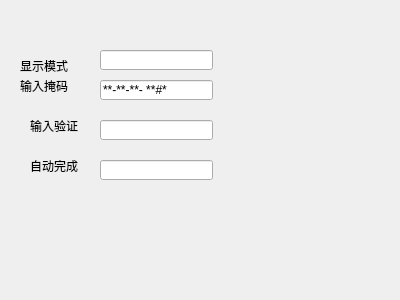
<?xml version="1.0" encoding="UTF-8"?>
<ui version="4.0">
 <class>MyWidget</class>
 <widget class="QWidget" name="MyWidget">
  <property name="geometry">
   <rect>
    <x>0</x>
    <y>0</y>
    <width>400</width>
    <height>300</height>
   </rect>
  </property>
  <property name="windowTitle">
   <string>MyWidget</string>
  </property>
  <widget class="QLineEdit" name="lineEdit_1">
   <property name="geometry">
    <rect>
     <x>100</x>
     <y>50</y>
     <width>113</width>
     <height>20</height>
    </rect>
   </property>
   <property name="echoMode">
    <enum>QLineEdit::Password</enum>
   </property>
  </widget>
  <widget class="QLineEdit" name="lineEdit_2">
   <property name="geometry">
    <rect>
     <x>100</x>
     <y>80</y>
     <width>113</width>
     <height>20</height>
    </rect>
   </property>
   <property name="inputMask">
    <string>&gt;&gt;AA-90-bb-! aa\#H;*</string>
   </property>
  </widget>
  <widget class="QLineEdit" name="lineEdit_3">
   <property name="geometry">
    <rect>
     <x>100</x>
     <y>120</y>
     <width>113</width>
     <height>20</height>
    </rect>
   </property>
  </widget>
  <widget class="QLineEdit" name="lineEdit_4">
   <property name="geometry">
    <rect>
     <x>100</x>
     <y>160</y>
     <width>113</width>
     <height>20</height>
    </rect>
   </property>
  </widget>
  <widget class="QLabel" name="label">
   <property name="geometry">
    <rect>
     <x>20</x>
     <y>60</y>
     <width>54</width>
     <height>12</height>
    </rect>
   </property>
   <property name="text">
    <string>显示模式</string>
   </property>
  </widget>
  <widget class="QLabel" name="label_2">
   <property name="geometry">
    <rect>
     <x>20</x>
     <y>80</y>
     <width>54</width>
     <height>12</height>
    </rect>
   </property>
   <property name="text">
    <string>输入掩码</string>
   </property>
  </widget>
  <widget class="QLabel" name="label_3">
   <property name="geometry">
    <rect>
     <x>30</x>
     <y>120</y>
     <width>54</width>
     <height>12</height>
    </rect>
   </property>
   <property name="text">
    <string>输入验证</string>
   </property>
  </widget>
  <widget class="QLabel" name="label_4">
   <property name="geometry">
    <rect>
     <x>30</x>
     <y>160</y>
     <width>54</width>
     <height>12</height>
    </rect>
   </property>
   <property name="text">
    <string>自动完成</string>
   </property>
  </widget>
 </widget>
 <layoutdefault spacing="6" margin="11"/>
 <resources/>
 <connections/>
</ui>
